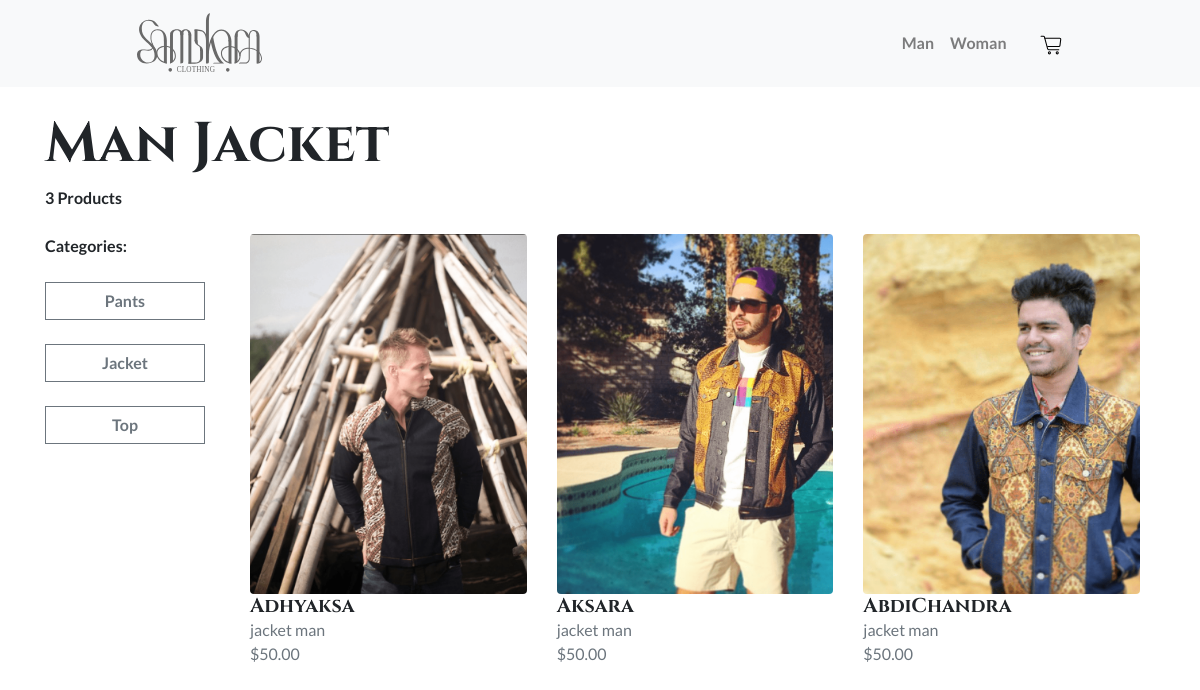
Screenshot of /man/jacket with the database file from the repository.
### app/models.py (models this page shows, shortened)
class Category(db.Model):
    id = db.Column(db.Integer, primary_key=True, unique=True, nullable=False)
    name = db.Column(db.String(64), index=True, unique=True, nullable=False)

class Product(db.Model):
    id=db.Column(db.Integer, primary_key=True,unique=True,nullable=False)
    name=db.Column(db.String(64), index=True, nullable=False)
    image=db.Column(db.String(255))
    price=db.Column(db.Numeric(precision=8, scale=2))
    description=db.Column(db.String(255))
    discount_price=db.Column(db.Float)
    categories = db.relationship('Category', secondary=product_category, backref='product', lazy='dynamic')
    options=db.relationship('Option',secondary=product_option, backref='option',lazy='dynamic')

### app/controllers/product_controller.py (the view)
@products.route('/<gender>/', defaults={'category': None})
@products.route('/<gender>/<category>')
def shop(gender, category=None):
    valid_genders = ["man", "woman"]
    if gender not in valid_genders:
        return "Invalid gender", 400
    clothes_categories = Category.query.filter(~Category.name.in_(valid_genders)).all()
    query = Product.query.filter(Product.categories.any(Category.name == gender))
    if category:
        query = query.filter(Product.categories.any(Category.name== category))
    products = query.all()
    return render_template('shop.html', products=products, gender=gender,category=category, clothes_categories=clothes_categories)

### app/templates/shop.html (shortened to what this page needs)
{% extends "base.html" %}
{% block content %}
<div class="container mt-4">
<div class="mb-4">
    {% if category%}
    <h2 class=" display-4 text-black font-weight-bold text-capitalize">
        {{gender}} {{category}}
    </h2>
    {% else%}
    <h2 class=" display-4 text-black font-weight-bold text-capitalize">
        All {{gender}} products
    </h2>
    {%endif%}
    <p class=" text-black font-weight-bold">{{products|length}} Products
    </p>
</div>
<div class="row ">
    <div class="col-md-2 mb-4 " id="filter-form">
        <p class="mb-0 font-weight-bold">Categories: </p>
        <div class=" row ">
            {% for category in clothes_categories %}
                    <div class=" col-md-12 col-6  ">
                        <a class=" btn btn-outline-secondary mt-4 rounded-0 w-100 text-center font-weight-bold text-capitalize" href="{{ url_for('products.shop', gender=gender, category=category.name) }}">{{ category.name }}</a>                    </div>
            {% endfor %}
        </div>
    </div>
    <ul class="col-12 col-md-10 row  mx-auto">
        {% for product in products %}
        <li class="col-9 col-sm-8 mx-auto col-md-6 col-lg-4 shop-product-card h-full d-flex flex-column align-items-center mb-4 " >
            <div class="position-relative h-75 w-100 ">
                <a class="shop-product-card-top w-100 h-100 d-flex justify-content-center rounded" href="{{ url_for('products.view_product',id=product.id) }}">
                    <img src="{{ product.image }}" class="h-100 rounded mx-auto" style="object-fit: cover;"/>
                </a>
            </div>
            <a class="h-25 w-100 d-flex flex-column align-items-start justify-content-start" href="{{ url_for('products.view_product',id=product.id) }}">
                <h5 class="mb-0 text-black font-weight-bold ">{{ product.name }}</h5>
                    <p class="text-xs text-secondary mb-0">
                        {% for category in product.categories %}
                        {{category.name}}
                        {% endfor %}
                    </p>
                    {% if product.discount_price == None %}
                    <p class="text-xs text-secondary mb-0">${{ product.price }}</p>
                    {% else %}
                    <p class="text-xs text-danger mb-0"><s>${{ product.price }} </s><span class="text-xs text-secondary mb-0">{{ product.discount_price }}<span></p>
                    {% endif %}
            </a>
        </li>
        {% endfor %}
    </ul>
</div>
</div>
{% endblock %}

### app/static/css/index.css (style rules this page uses)
body { font-family: "Lato", sans-serif !important; }
h1, h2, h3, h4, h5, h6, .display { font-family: "Cinzel", serif !important; }
li { list-style: none; }
.shop-product-card a { text-decoration: none; color: #212529; }
.shop-product-card { list-style-type: none; }
.shop-product-card { height: min(500px, 60vh); }
.shop-product-card-top { overflow: hidden; }

### rows the page displays
Category: name "Man", name "man"
Category: name "Jacket", name "jacket"
Category: name "Pants"
Category: name "Top"
Product: image (picture), name "Adhyaksa", price "50.00"
Product: image (picture), name "Aksara", price "50.00"
Product: image (picture), name "AbdiChandra", price "50.00"

### other values shown
{{ products|length }} "3"
